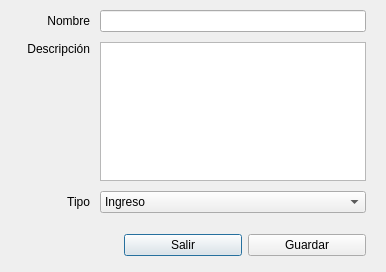
<?xml version="1.0" encoding="UTF-8"?>
<ui version="4.0">
 <class>Dialog</class>
 <widget class="QDialog" name="Dialog">
  <property name="geometry">
   <rect>
    <x>0</x>
    <y>0</y>
    <width>386</width>
    <height>272</height>
   </rect>
  </property>
  <layout class="QVBoxLayout" name="verticalLayout_2">
   <property name="leftMargin">
    <number>0</number>
   </property>
   <property name="topMargin">
    <number>0</number>
   </property>
   <property name="rightMargin">
    <number>0</number>
   </property>
   <item>
    <layout class="QVBoxLayout" name="verticalLayout">
     <property name="spacing">
      <number>10</number>
     </property>
     <property name="leftMargin">
      <number>10</number>
     </property>
     <property name="topMargin">
      <number>10</number>
     </property>
     <property name="rightMargin">
      <number>20</number>
     </property>
     <property name="bottomMargin">
      <number>10</number>
     </property>
     <item>
      <layout class="QHBoxLayout" name="hlMainWindow_4">
       <item>
        <widget class="QLabel" name="lbNombre">
         <property name="sizePolicy">
          <sizepolicy hsizetype="Fixed" vsizetype="Preferred">
           <horstretch>0</horstretch>
           <verstretch>0</verstretch>
          </sizepolicy>
         </property>
         <property name="minimumSize">
          <size>
           <width>80</width>
           <height>0</height>
          </size>
         </property>
         <property name="layoutDirection">
          <enum>Qt::LeftToRight</enum>
         </property>
         <property name="text">
          <string>Nombre</string>
         </property>
         <property name="alignment">
          <set>Qt::AlignRight|Qt::AlignTrailing|Qt::AlignVCenter</set>
         </property>
        </widget>
       </item>
       <item>
        <widget class="QLineEdit" name="leNombre">
         <property name="sizePolicy">
          <sizepolicy hsizetype="Expanding" vsizetype="Fixed">
           <horstretch>0</horstretch>
           <verstretch>0</verstretch>
          </sizepolicy>
         </property>
         <property name="toolTip">
          <string>Nombre de la categoría</string>
         </property>
        </widget>
       </item>
      </layout>
     </item>
     <item>
      <layout class="QHBoxLayout" name="hlMainWindow_3">
       <item>
        <widget class="QLabel" name="lbDescripcion">
         <property name="sizePolicy">
          <sizepolicy hsizetype="Minimum" vsizetype="Preferred">
           <horstretch>0</horstretch>
           <verstretch>0</verstretch>
          </sizepolicy>
         </property>
         <property name="minimumSize">
          <size>
           <width>80</width>
           <height>0</height>
          </size>
         </property>
         <property name="layoutDirection">
          <enum>Qt::LeftToRight</enum>
         </property>
         <property name="text">
          <string>Descripción</string>
         </property>
         <property name="alignment">
          <set>Qt::AlignRight|Qt::AlignTop|Qt::AlignTrailing</set>
         </property>
        </widget>
       </item>
       <item>
        <widget class="QTextEdit" name="teDescripcion">
         <property name="sizePolicy">
          <sizepolicy hsizetype="Expanding" vsizetype="Preferred">
           <horstretch>0</horstretch>
           <verstretch>0</verstretch>
          </sizepolicy>
         </property>
         <property name="minimumSize">
          <size>
           <width>96</width>
           <height>0</height>
          </size>
         </property>
         <property name="toolTip">
          <string>Descripción de la categoría</string>
         </property>
        </widget>
       </item>
      </layout>
     </item>
     <item>
      <layout class="QHBoxLayout" name="horizontalLayout_2">
       <item>
        <widget class="QLabel" name="lbTipo">
         <property name="sizePolicy">
          <sizepolicy hsizetype="Fixed" vsizetype="Preferred">
           <horstretch>0</horstretch>
           <verstretch>0</verstretch>
          </sizepolicy>
         </property>
         <property name="minimumSize">
          <size>
           <width>80</width>
           <height>0</height>
          </size>
         </property>
         <property name="layoutDirection">
          <enum>Qt::LeftToRight</enum>
         </property>
         <property name="text">
          <string>Tipo</string>
         </property>
         <property name="alignment">
          <set>Qt::AlignRight|Qt::AlignTrailing|Qt::AlignVCenter</set>
         </property>
        </widget>
       </item>
       <item>
        <widget class="QComboBox" name="cbTipo">
         <item>
          <property name="text">
           <string>Ingreso</string>
          </property>
         </item>
         <item>
          <property name="text">
           <string>Egreso</string>
          </property>
         </item>
        </widget>
       </item>
      </layout>
     </item>
    </layout>
   </item>
   <item>
    <layout class="QHBoxLayout" name="horizontalLayout">
     <property name="spacing">
      <number>6</number>
     </property>
     <property name="leftMargin">
      <number>20</number>
     </property>
     <property name="topMargin">
      <number>5</number>
     </property>
     <property name="rightMargin">
      <number>20</number>
     </property>
     <property name="bottomMargin">
      <number>5</number>
     </property>
     <item>
      <spacer name="horizontalSpacer">
       <property name="orientation">
        <enum>Qt::Horizontal</enum>
       </property>
       <property name="sizeHint" stdset="0">
        <size>
         <width>40</width>
         <height>20</height>
        </size>
       </property>
      </spacer>
     </item>
     <item>
      <widget class="QPushButton" name="btSalir">
       <property name="minimumSize">
        <size>
         <width>114</width>
         <height>24</height>
        </size>
       </property>
       <property name="cursor">
        <cursorShape>PointingHandCursor</cursorShape>
       </property>
       <property name="styleSheet">
        <string notr="true">min-width: 110px;
min-height: 20px;</string>
       </property>
       <property name="text">
        <string>Salir</string>
       </property>
      </widget>
     </item>
     <item>
      <widget class="QPushButton" name="btSave">
       <property name="minimumSize">
        <size>
         <width>114</width>
         <height>24</height>
        </size>
       </property>
       <property name="cursor">
        <cursorShape>PointingHandCursor</cursorShape>
       </property>
       <property name="styleSheet">
        <string notr="true">min-width: 110px;
min-height: 20px;</string>
       </property>
       <property name="text">
        <string>Guardar</string>
       </property>
      </widget>
     </item>
    </layout>
   </item>
  </layout>
 </widget>
 <connections>
  <connection>
   <sender>btSalir</sender>
   <signal>clicked()</signal>
   <receiver>Dialog</receiver>
   <slot>close()</slot>
   <hints>
    <hint type="sourcelabel">
     <x>123</x>
     <y>370</y>
    </hint>
    <hint type="destinationlabel">
     <x>244</x>
     <y>359</y>
    </hint>
   </hints>
  </connection>
 </connections>
</ui>
